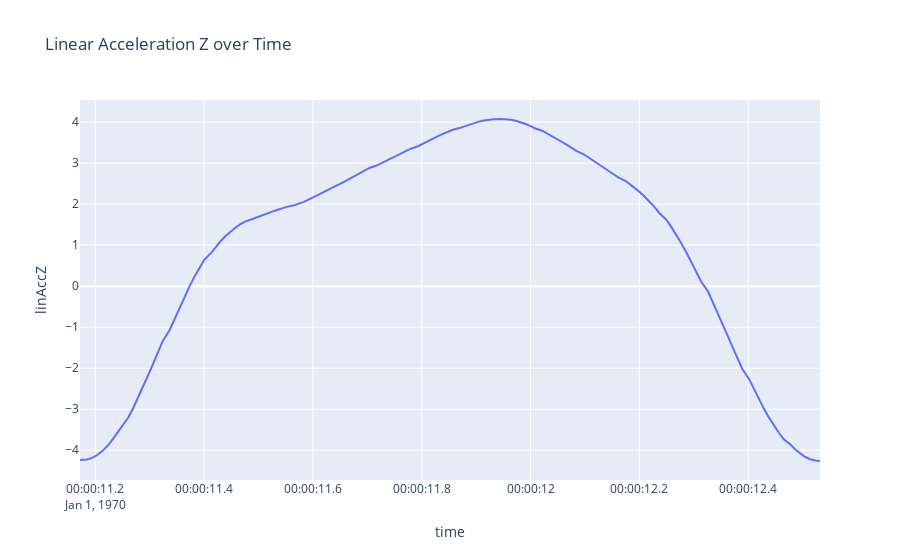

The code cell stored with this chart in its notebook:
### Code cell
import plotly.express as px

fig = px.line(squat, y='linAccZ', title='Linear Acceleration Z over Time')
fig.show()

### Figure 1 — Plotly figure (JSON) as saved in the notebook; plotly's stock layout.template omitted (floating-point values rounded to 4 significant figures; data arrays with more than 128 entries replaced by an {"elided": "..."} marker saying what was removed)
{"data": [{"hovertemplate": "time=%{x}<br>linAccZ=%{y}<extra></extra>", "legendgroup": "", "line": {"color": "#636efa", "dash": "solid"}, "marker": {"symbol": "circle"}, "mode": "lines", "name": "", "orientation": "v", "showlegend": false, "x": {"elided": "144 str values"}, "xaxis": "x", "y": {"elided": "144 float values"}, "yaxis": "y", "type": "scatter"}], "layout": {"xaxis": {"anchor": "y", "domain": [0.0, 1.0], "title": {"text": "time"}}, "yaxis": {"anchor": "x", "domain": [0.0, 1.0], "title": {"text": "linAccZ"}}, "legend": {"tracegroupgap": 0}, "title": {"text": "Linear Acceleration Z over Time"}}}
